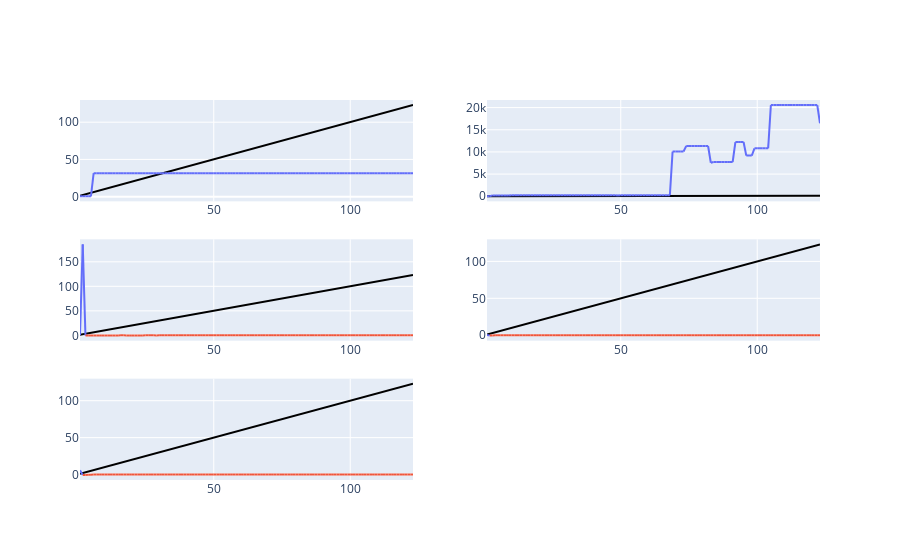

The notebook cell this image was saved under:
### Markdown cell above
## Sigma = 0.1

### Code cell
plot_result(itr_ro[3,:,:], itr_gd)
